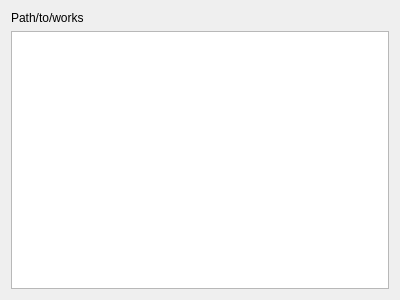
<?xml version="1.0" encoding="UTF-8"?>
<ui version="4.0">
 <class>Work</class>
 <widget class="QWidget" name="Work">
  <property name="geometry">
   <rect>
    <x>0</x>
    <y>0</y>
    <width>400</width>
    <height>300</height>
   </rect>
  </property>
  <property name="windowTitle">
   <string>Form</string>
  </property>
  <layout class="QGridLayout" name="gridLayout">
   <item row="1" column="1">
    <widget class="QTableWidget" name="workTableWidget"/>
   </item>
   <item row="0" column="1">
    <widget class="QLabel" name="workPathLabel">
     <property name="text">
      <string>Path/to/works</string>
     </property>
    </widget>
   </item>
  </layout>
 </widget>
 <resources/>
 <connections/>
</ui>
